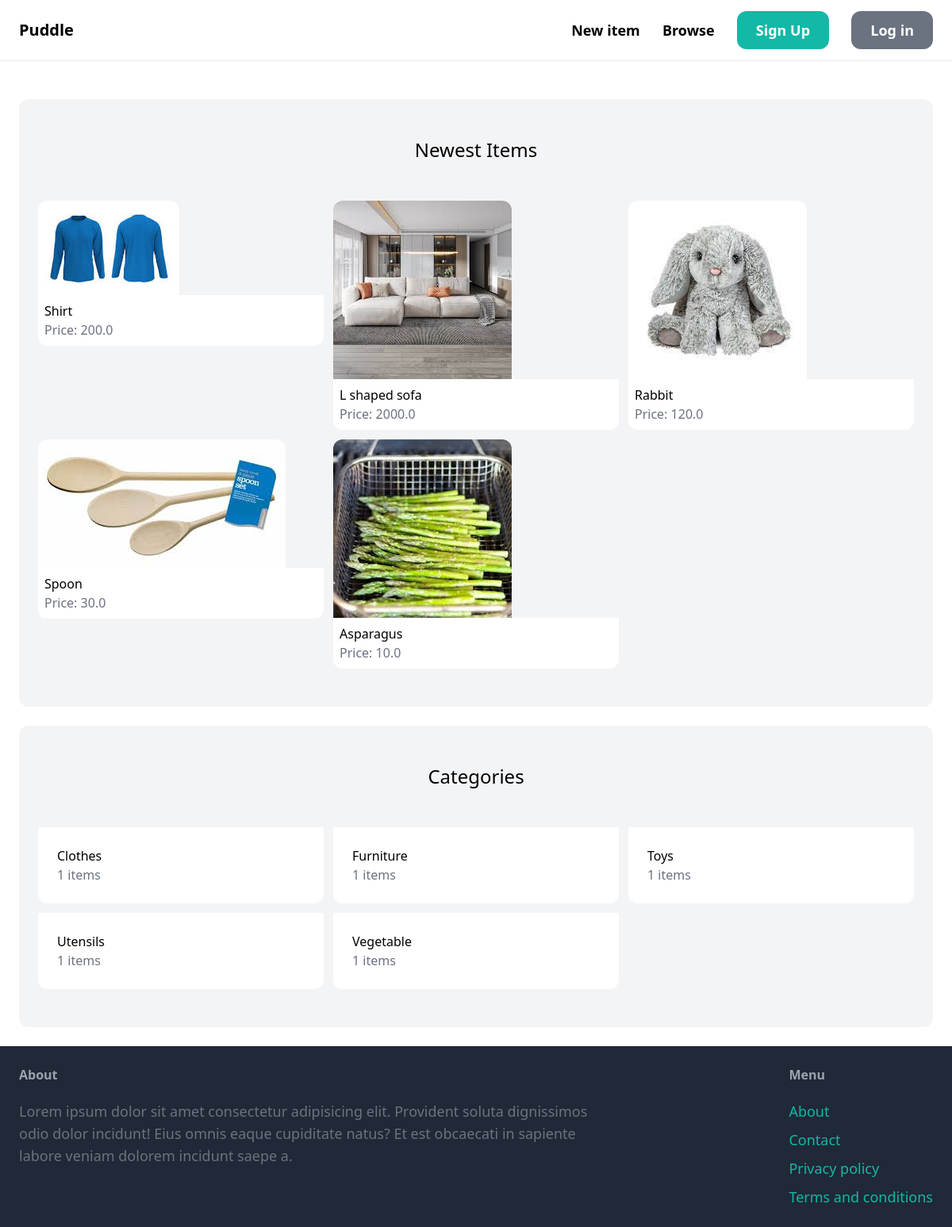
/, run on an earlier commit of the app's database.
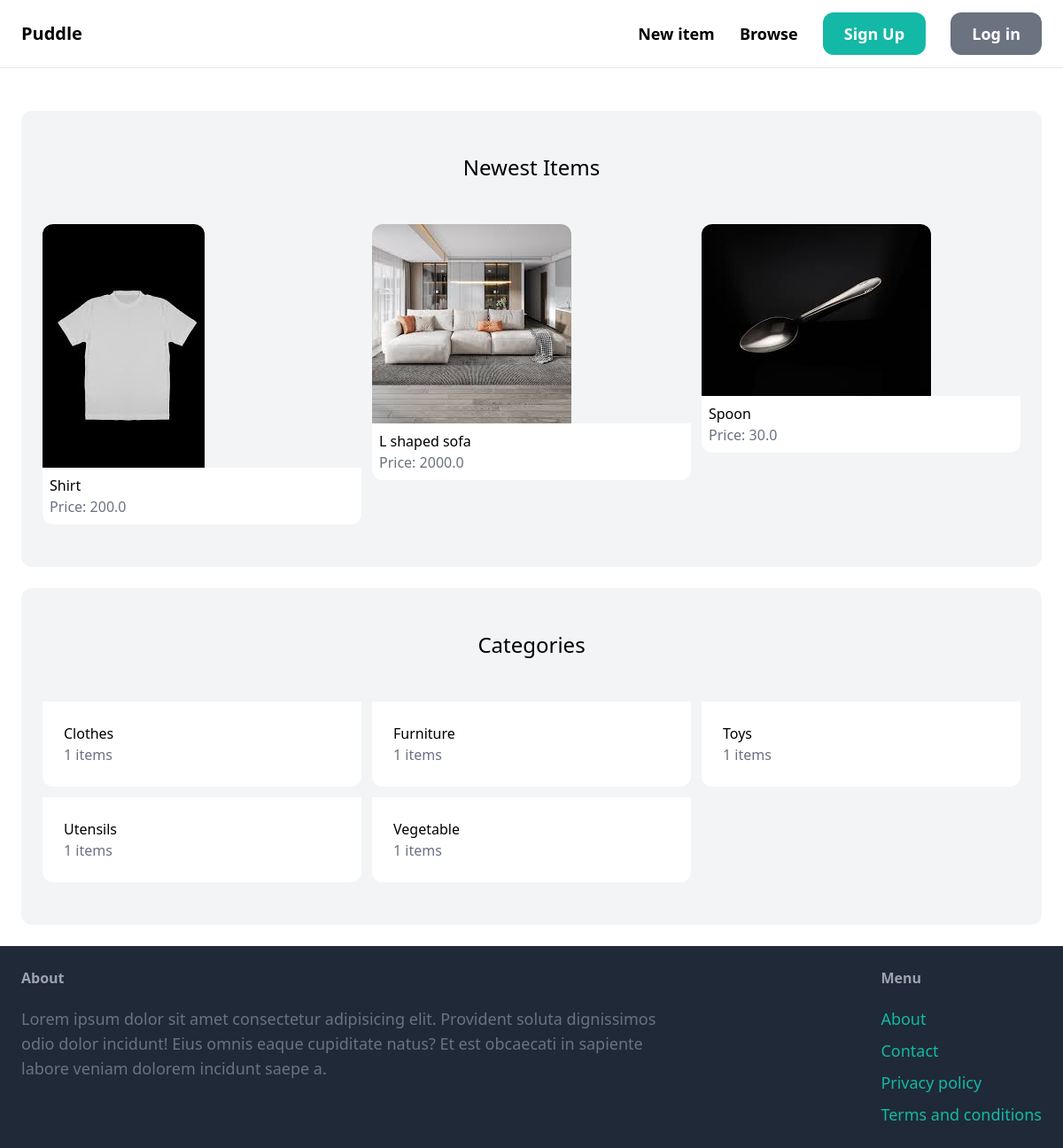
And on a later commit of the database.
### item/models.py (models this page shows, shortened)
class Items(models.Model):
    category = models.ForeignKey(Category, related_name='items', on_delete=models.CASCADE)
    name = models.CharField(max_length=255)
    description = models.TextField(blank=True, null=True)
    price = models.FloatField()
    image = models.ImageField(upload_to='item_images', blank=True, null=True)
    is_sold = models.BooleanField(default=False)
    created_by = models.ForeignKey(User, related_name='items', on_delete=models.CASCADE)
    created_at = models.DateTimeField(auto_now_add=True)
    class Meta:
        verbose_name_plural = 'Items'

class Category(models.Model):
    name = models.CharField(max_length=250)
    class Meta:
        ordering = ('name',)
        verbose_name_plural = 'Categories'

### core/views.py (the view)
# urls.py: path('',views.index,name='index'),
def index(request):
    items = Items.objects.filter(is_sold=False)
    categories = Category.objects.all()
    context = {'items':items, 'categories':categories}
    return render(request, 'core/index.html', context)

### core/templates/core/index.html (shortened to what this page needs)
{% extends 'core/base.html' %}
{% block content %}
 <div class="mt-6 px-6 py-12 bg-gray-100 rounded-xl">
  <h2 class="mb-12 text-2xl text-center">Newest Items</h2>
    <div class="grid grid-cols-3 gap-3">
      {% for item in items %}
      <div>
            <a href="{% url 'item:detail' item.id %}">
              <div>
                <img src="{{ item.image.url }}" class="rounded-t-xl">
              </div>
              <div class="p-2 bg-white rounded-b-xl">
                  <h2 class="text-1xl">{{ item.name }}</h2>
                  <p class="text-gray-500">Price: {{item.price}}</p>
              </div>
            </a>
        </div>
      {% endfor %}
    </div>
 </div>
 <div class="mt-6 px-6 py-12 bg-gray-100 rounded-xl">
  <h2 class="mb-12 text-2xl text-center">Categories</h2>
    <div class="grid grid-cols-3 gap-3">
      {% for category in categories %}
        <div>
            <a href="#">
              <div class="p-6 bg-white rounded-b-xl">
                  <h2 class="text-1xl">{{ category.name }}</h2>
                  <p class="text-gray-500">{{category.items.count}} items</p>
              </div>
            </a>
        </div>
      {% endfor %}
    </div>
 </div>
{% endblock %}

What changed in the data, as far as the page shows it:
no longer on this page (row edited): Items: image (picture), name "Rabbit", price "120.0"
no longer on this page (row edited): Items: image (picture), name "Asparagus", price "10.0"
changed Items "Shirt": image: a different picture
changed Items "Spoon": image: a different picture
